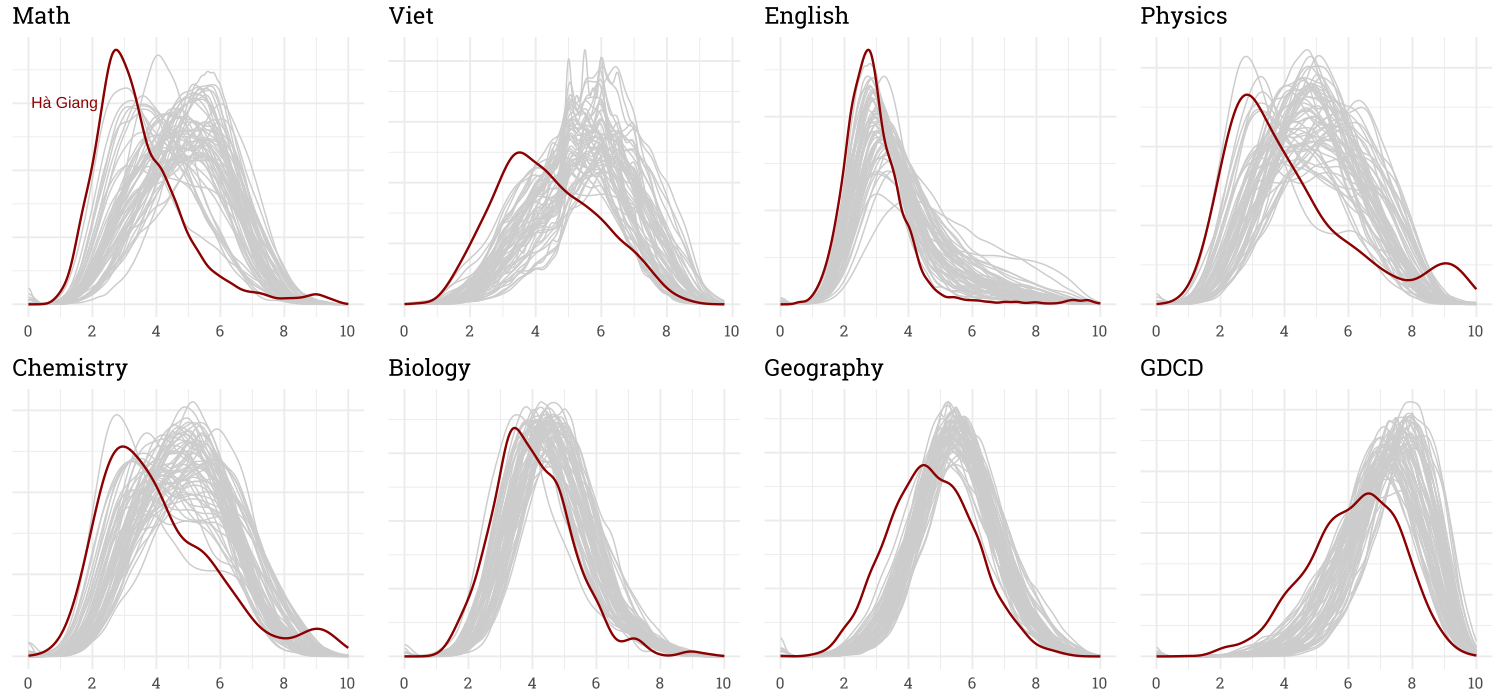

Reproduce this figure in R.
# An analysis of Diem thi THPT 2018


library(dplyr)
library(rvest)
library(ggplot2)
library(patchwork)
read_csv <- readr::read_csv
str_sub <- stringr::str_sub

# Import data -------------------------------------------------------------


setwd("~/Documents/r-courses/")
diemthi <- read_csv("./data/THPT 2018 Quoc gia.csv")
diemthi$X12 <- NULL

vov_link <- "http://tuyensinh.vov.edu.vn/tuyen-sinh-cao-dang-chinh-quy-2016/danh-sach-ma-tinh-ma-huyen-thi-thpt-quoc-gia-2016.htm"
prov_code <- read_html(vov_link) %>%
    html_nodes("p+ p strong") %>%
    html_text()



# Clean data --------------------------------------------------------------

# Guess province id from SoBD

diemthi <- mutate(diemthi, SoBD = case_when(
    nchar(SoBD) == 7L ~ paste0("0", SoBD),
    TRUE ~ as.character(SoBD)))

diemthi <- diemthi %>%
    mutate(ProvID = str_sub(SoBD, 1, 2))

# Get province id and label
prov_code <- data_frame(
    ProvID = str_sub(prov_code, 10, 11),
    ProvLabel = str_sub(prov_code, 15)
)

prov_code <- prov_code %>%
    mutate(ProvLabel = gsub("(THÀNH PHỐ|TỈNH)\\s", "", ProvLabel))

diemthi <- left_join(diemthi, prov_code)


# EDA ---------------------------------------------------------------------

math_plot <- ggplot(diemthi, aes(Math, group = ProvID)) +
    geom_line(color = "gray80", stat = "density") +
    geom_line(data = filter(diemthi, ProvID == "05"),
              color = "red4", stat = "density", size = 0.7) +
    annotate("text", 2, 0.3, label = "Hà Giang", size = 4, hjust = 0.9, color = "red4") +
    scale_x_continuous(expand = c(0, 0), breaks = 0:10, name = NULL) +
    scale_y_continuous(expand = c(0, 0), labels = NULL, name = NULL) +
    labs(title = "Math") +
    theme_minimal(base_size = 14, base_family = "Roboto Slab") +
    theme(axis.ticks = element_blank(),
          panel.grid.minor.y = element_blank(),
          panel.grid.minor.x = element_blank(),
          panel.grid = element_line(color = "white"),
          plot.background = element_rect(fill = "gray98", color = "gray98"))

ggplot_helper <- function(dta, subj, title = subj) {
    ggplot(data = dta, aes_string(subj, group = "ProvID")) +
        geom_line(color = "gray80", stat = "density") +
        geom_line(data = filter(dta, ProvID == "05"),
                  color = "red4", stat = "density", size = 0.7) +
        scale_x_continuous(expand = c(0, 0), breaks = 0:10, name = NULL) +
        scale_y_continuous(expand = c(0, 0), labels = NULL, name = NULL) +
        labs(title = title) +
        theme_minimal(base_size = 14, base_family = "Roboto Slab") +
        theme(axis.ticks = element_blank(),
              panel.grid.minor.y = element_blank(),
              panel.grid.minor.x = element_blank(),
              panel.grid = element_line(color = "white"),
              plot.background = element_rect(fill = "gray98", color = "gray98"))
}

viet_plot <- ggplot_helper(diemthi, subj = "Viet")
english_plot <- ggplot_helper(diemthi, subj = "English")
physics_plot <- ggplot_helper(diemthi, subj = "Physics")
chemistry_plot <- ggplot_helper(diemthi, subj = "Chemistry")
biology_plot <- ggplot_helper(diemthi, subj = "Biology")
geography_plot <- ggplot_helper(diemthi, subj = "Geography")
gdcd_plot <- ggplot_helper(diemthi, subj = "GDCD")


math_plot + viet_plot + english_plot + physics_plot +
    chemistry_plot + biology_plot + geography_plot + gdcd_plot +
    plot_layout(nrow = 2)
